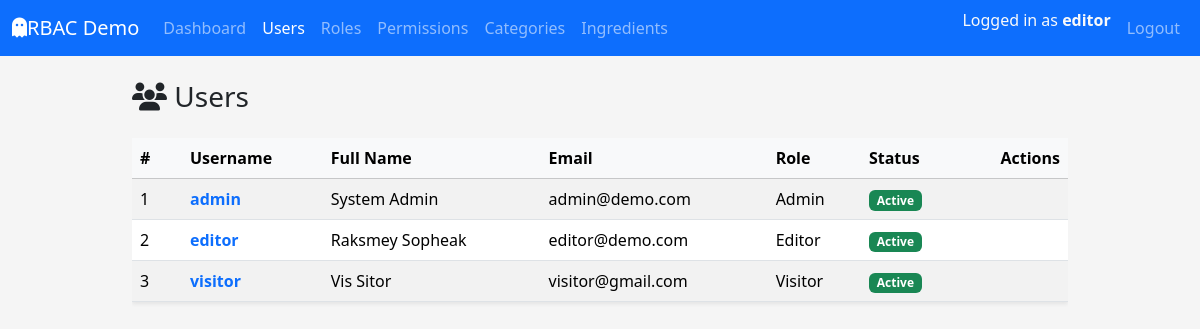
Page /users/ (signed in) on the committed database.
### app/models/user.py (models this page shows, shortened)
class UserTable(UserMixin,db.Model):
    __tablename__ = "tbl_users"
    id = db.Column(db.Integer, primary_key=True)
    username = db.Column(db.String(80), unique=True, nullable=False)
    email = db.Column(db.String(120), unique=True, nullable=False)
    fullname = db.Column(db.String(120), nullable=False)
    is_active = db.Column(db.Boolean, default=True, nullable=False)
    password_hash = db.Column(db.String(255), nullable=False)
    created_at = db.Column(db.DateTime, default=datetime.utcnow, nullable=False)
    updated_at = db.Column(
        db.DateTime, default=datetime.utcnow, onupdate=datetime.utcnow, nullable=False
    )
    roles = db.relationship("RoleTable", secondary=tbl_user_roles, back_populates="users")
    def get_permission_codes(self) -> set[str]:
        return {perm.code for role in self.roles for perm in role.permissions}
    def has_permission(self, permission_code: str) -> bool:
        return permission_code in self.get_permission_codes()

### app/models/role.py (models this page shows, shortened)
class RoleTable(db.Model):
    __tablename__ = "tbl_roles"
    id = db.Column(db.Integer, primary_key=True)
    name = db.Column(db.String(80), unique=True, nullable=False)
    description = db.Column(db.String(255))
    created_at = db.Column(db.DateTime, default=datetime.utcnow, nullable=False)
    updated_at = db.Column(
        db.DateTime, default=datetime.utcnow, onupdate=datetime.utcnow, nullable=False
    )
    users = db.relationship("UserTable", secondary=tbl_user_roles, back_populates="roles")
    permissions = db.relationship("PermissionTable", secondary=tbl_role_permissions, back_populates="roles")

### app/routes/user_routes.py (the view)
@user_bp.route("/")
@login_required
@permission_required(Perm.USER_READ)
def index():
    users = UserService.get_all_users()
    return render_template("users/index.html", users=users)

### app/services/user_service.py (called while the page is built)
    @staticmethod
    def get_all_users() -> List[UserTable]:
        return UserTable.query.order_by(UserTable.id.asc()).all()

### app/templates/users/index.html (shortened to what this page needs)
{% extends "layouts/base.html" %}  {% block content %}
<div class="d-flex justify-content-between align-items-center mb-4">
  <h1 class="h3 mb-0"><i class="fa-solid fa-users"></i> Users</h1>
</div>
{% if users %}
<div class="table-responsive">
  <table
    class="table table-striped table-hover align-middle shadow-sm"
  >
    <thead class="table-light">
      <tr>
        <th style="width: 50px">#</th>
        <th>Username</th>
        <th>Full Name</th>
        <th>Email</th>
        <th>Role</th>
        <th>Status</th>
        <th class="text-end">Actions</th>
      </tr>
    </thead>
    <tbody>
      {% for user in users %}
      <tr>
        <td>{{ loop.index }}</td>
        <td>
          <a
            href="{{ url_for('tbl_users.detail', user_id=user.id) }}"
            class="text-decoration-none fw-semibold"
            >{{ user.username }}</a
          >
        </td>
        <td>{{ user.fullname }}</td>
        <td>{{ user.email }}</td>
        <td>
        {% if user.roles %}
          {{ user.roles[0].name }}
        {% else %}
          <span class="text-muted">No role</span>
        {% endif %}
        </td>
        <td>
          {% if user.is_active %}
          <span class="badge bg-success">Active</span>
          {% else %}
          <span class="badge bg-secondary">Inactive</span>
          {% endif %}
        </td>
        <td class="text-end">
        </td>
      </tr>
      {% endfor %}
    </tbody>
  </table>
</div>
{% endif %} {% endblock %}

### app/templates/layouts/base.html (shortened to what this page needs)
<!doctype html>
<html lang="en">
  <head>
    <link
      href="https://cdn.jsdelivr.net/npm/bootstrap@5.3.8/dist/css/bootstrap.min.css"
      rel="stylesheet"
    />
    <link
      rel="stylesheet"
      href="{{ url_for('static', filename='css/style.css') }}"
    />
  </head>
  <body>
    <nav class="navbar navbar-expand-lg navbar-dark bg-primary mb-4">
      <div class="container-fluid">
        <a class="navbar-brand" href="#">
          <i class="fa-solid fa-ghost"></i>RBAC Demo
        </a>
        <div class="collapse navbar-collapse" id="navbarMain">
          <ul class="navbar-nav me-auto mb-2 mb-lg-0">
            <li class="nav-item">
              <a
                class="nav-link {% if request.blueprint == 'dashboard' %}active{% endif %}"
                href="{{ url_for('dashboard.index') }}"
                >Dashboard</a
              >
            </li>
            {% if current_user.is_authenticated and
            current_user.has_permission(perm.USER_READ) %}
            <li class="nav-item">
              <a
                class="nav-link {% if request.blueprint == 'tbl_users' %}active{% endif %}"
                href="{{ url_for('tbl_users.index') }}"
                >Users</a
              >
            </li>
            {% endif %}
            {% if current_user.is_authenticated and
            current_user.has_permission(perm.ROLE_READ) %}
            <li class="nav-item">
              <a
                class="nav-link {% if request.blueprint == 'tbl_roles' %}active{% endif %}"
                href="{{ url_for('tbl_roles.index') }}"
                >Roles</a
              >
            </li>
            {% endif %}
            {% if current_user.is_authenticated and
            current_user.has_permission(perm.PERM_READ) %}
            <li class="nav-item">
              <a
                class="nav-link {% if request.blueprint == 'tbl_perms' %}active{% endif %}"
                href="{{ url_for('tbl_perms.index') }}"
                >Permissions</a
              >
            </li>
            {% endif %}
            {% if current_user.is_authenticated and current_user.has_permission(perm.CATE_READ)%}
            <li class="nav-item">
              <a
                class="nav-link {% if request.blueprint == 'tbl_cate' %}active{% endif %}"
                href="{{ url_for('tbl_cate.index') }}"
                >Categories</a
              >
            </li>
            {% endif %}
            {% if current_user.is_authenticated %}
            <li class="nav-item">
              <a
                class="nav-link {% if request.blueprint == 'tbl_ingredient' %}active{% endif %}"
                href="{{ url_for('tbl_ingredient.index') }}"
                >Ingredients</a
              >
            </li>
            {% endif %}
          </ul>
          <ul class="navbar-nav ms-auto mb-2 mb-lg-0">
            {% if current_user.is_authenticated %}
            <li class="nav-item">
              <span class="navbar-text me-2 text-light">
                Logged in as <strong>{{ current_user.username }}</strong>
              </span>
            </li>
            <li class="nav-item">
              <a href="{{ url_for('auth.logout') }}" class="nav-link">Logout</a>
            </li>
            {% else %}
            <li class="nav-item">
              <a href="{{ url_for('auth.login') }}" class="nav-link">Login</a>
            </li>
            {% endif %}
          </ul>
        </div>
      </div>
    </nav>
    <main class="container">
       {% block content %}{% endblock %}
    </main>
  </body>
</html>

### app/static/css/style.css (style rules this page uses)
body { background-color: #f5f5f5; }
main.container { max-width: 960px; }
.table td, .table th { vertical-align: middle; }

### rows in the picture
UserTable: username "editor", fullname "Raksmey Sopheak", email "editor@demo.com", name "Editor", is_active "Active"
UserTable: username "admin", fullname "System Admin", email "admin@demo.com", name "Admin", is_active "Active"
UserTable: username "visitor", fullname "Vis Sitor", email "visitor@gmail.com", name "Visitor", is_active "Active"
